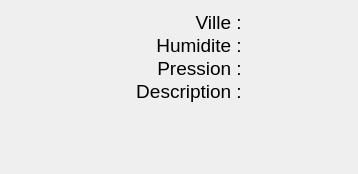
<?xml version="1.0" encoding="UTF-8"?>
<ui version="4.0">
 <class>WidgetVilleCurrent</class>
 <widget class="QWidget" name="WidgetVilleCurrent">
  <property name="geometry">
   <rect>
    <x>0</x>
    <y>0</y>
    <width>358</width>
    <height>174</height>
   </rect>
  </property>
  <property name="sizePolicy">
   <sizepolicy hsizetype="Minimum" vsizetype="Minimum">
    <horstretch>0</horstretch>
    <verstretch>0</verstretch>
   </sizepolicy>
  </property>
  <property name="windowTitle">
   <string>Form</string>
  </property>
  <layout class="QHBoxLayout" name="horizontalLayout">
   <item>
    <layout class="QHBoxLayout" name="horizontalLayout_4">
     <item>
      <widget class="QLabel" name="labelicone">
       <property name="font">
        <font>
         <stylestrategy>PreferAntialias</stylestrategy>
        </font>
       </property>
       <property name="autoFillBackground">
        <bool>false</bool>
       </property>
       <property name="styleSheet">
        <string notr="true"/>
       </property>
       <property name="text">
        <string notr="true"/>
       </property>
       <property name="scaledContents">
        <bool>true</bool>
       </property>
      </widget>
     </item>
     <item>
      <widget class="QLabel" name="texttempville">
       <property name="sizePolicy">
        <sizepolicy hsizetype="Expanding" vsizetype="Preferred">
         <horstretch>0</horstretch>
         <verstretch>0</verstretch>
        </sizepolicy>
       </property>
       <property name="minimumSize">
        <size>
         <width>100</width>
         <height>0</height>
        </size>
       </property>
       <property name="maximumSize">
        <size>
         <width>16777215</width>
         <height>16777215</height>
        </size>
       </property>
       <property name="font">
        <font>
         <family>Arial</family>
         <pointsize>28</pointsize>
        </font>
       </property>
       <property name="text">
        <string notr="true"/>
       </property>
      </widget>
     </item>
     <item>
      <layout class="QVBoxLayout" name="verticalLayout">
       <property name="spacing">
        <number>0</number>
       </property>
       <item>
        <layout class="QGridLayout" name="gridLayout_2">
         <item row="0" column="0">
          <widget class="QLabel" name="label_5">
           <property name="font">
            <font>
             <family>Arial</family>
             <pointsize>14</pointsize>
            </font>
           </property>
           <property name="text">
            <string>Ville : </string>
           </property>
           <property name="alignment">
            <set>Qt::AlignRight|Qt::AlignTrailing|Qt::AlignVCenter</set>
           </property>
          </widget>
         </item>
         <item row="0" column="1">
          <widget class="QLabel" name="textdateville">
           <property name="minimumSize">
            <size>
             <width>100</width>
             <height>0</height>
            </size>
           </property>
           <property name="font">
            <font>
             <family>Arial</family>
             <pointsize>14</pointsize>
            </font>
           </property>
           <property name="text">
            <string notr="true"/>
           </property>
          </widget>
         </item>
         <item row="2" column="0">
          <widget class="QLabel" name="label_3">
           <property name="font">
            <font>
             <family>Arial</family>
             <pointsize>14</pointsize>
            </font>
           </property>
           <property name="text">
            <string>Pression : </string>
           </property>
           <property name="alignment">
            <set>Qt::AlignRight|Qt::AlignTrailing|Qt::AlignVCenter</set>
           </property>
          </widget>
         </item>
         <item row="1" column="0">
          <widget class="QLabel" name="label_2">
           <property name="font">
            <font>
             <family>Arial</family>
             <pointsize>14</pointsize>
            </font>
           </property>
           <property name="text">
            <string>Humidite : </string>
           </property>
           <property name="alignment">
            <set>Qt::AlignRight|Qt::AlignTrailing|Qt::AlignVCenter</set>
           </property>
          </widget>
         </item>
         <item row="3" column="0">
          <widget class="QLabel" name="label_4">
           <property name="font">
            <font>
             <family>Arial</family>
             <pointsize>14</pointsize>
            </font>
           </property>
           <property name="text">
            <string>Description : </string>
           </property>
           <property name="alignment">
            <set>Qt::AlignRight|Qt::AlignTrailing|Qt::AlignVCenter</set>
           </property>
          </widget>
         </item>
         <item row="1" column="1">
          <widget class="QLabel" name="texthumiville">
           <property name="font">
            <font>
             <family>Arial</family>
             <pointsize>14</pointsize>
            </font>
           </property>
           <property name="text">
            <string notr="true"/>
           </property>
          </widget>
         </item>
         <item row="2" column="1">
          <widget class="QLabel" name="textpressville">
           <property name="font">
            <font>
             <family>Arial</family>
             <pointsize>14</pointsize>
            </font>
           </property>
           <property name="text">
            <string notr="true"/>
           </property>
          </widget>
         </item>
         <item row="3" column="1">
          <widget class="QLabel" name="textdescville">
           <property name="font">
            <font>
             <family>Arial</family>
             <pointsize>14</pointsize>
            </font>
           </property>
           <property name="text">
            <string notr="true"/>
           </property>
          </widget>
         </item>
        </layout>
       </item>
       <item>
        <spacer name="verticalSpacer">
         <property name="orientation">
          <enum>Qt::Vertical</enum>
         </property>
         <property name="sizeHint" stdset="0">
          <size>
           <width>20</width>
           <height>40</height>
          </size>
         </property>
        </spacer>
       </item>
      </layout>
     </item>
    </layout>
   </item>
  </layout>
 </widget>
 <resources/>
 <connections/>
</ui>
